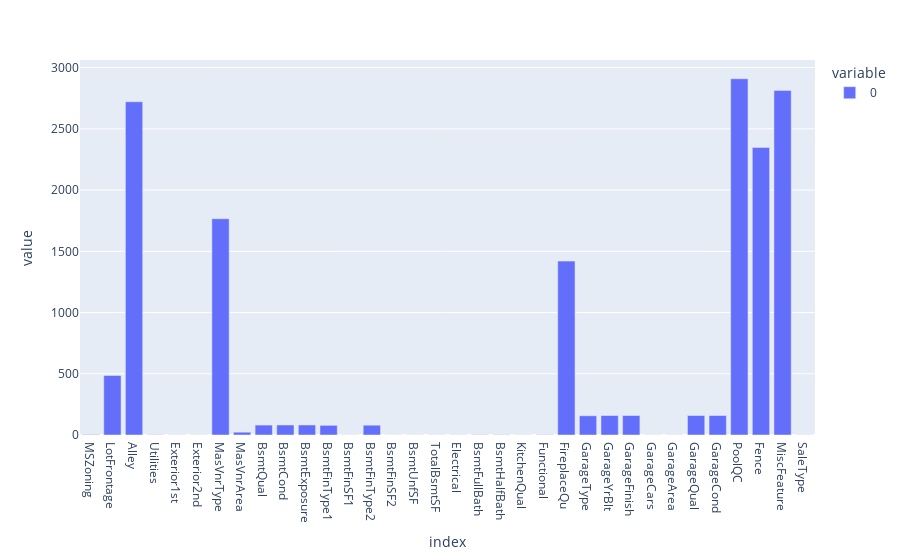

Notebook code for this chart:
### Markdown cell above
Hay muchos nulos. Vamos a visualizarlos

### Code cell
data.isna().sum()[data.isna().sum() > 0].plot.bar()

### Figure 1 — Plotly figure (JSON) as saved in the notebook; plotly's stock layout.template omitted (floating-point values rounded to 4 significant figures)
{"data": [{"alignmentgroup": "True", "hovertemplate": "variable=0<br>index=%{x}<br>value=%{y}<extra></extra>", "legendgroup": "0", "marker": {"color": "#636efa", "pattern": {"shape": ""}}, "name": "0", "offsetgroup": "0", "orientation": "v", "showlegend": true, "textposition": "auto", "type": "bar", "x": ["MSZoning", "LotFrontage", "Alley", "Utilities", "Exterior1st", "Exterior2nd", "MasVnrType", "MasVnrArea", "BsmtQual", "BsmtCond", "BsmtExposure", "BsmtFinType1", "BsmtFinSF1", "BsmtFinType2", "BsmtFinSF2", "BsmtUnfSF", "TotalBsmtSF", "Electrical", "BsmtFullBath", "BsmtHalfBath", "KitchenQual", "Functional", "FireplaceQu", "GarageType", "GarageYrBlt", "GarageFinish", "GarageCars", "GarageArea", "GarageQual", "GarageCond", "PoolQC", "Fence", "MiscFeature", "SaleType"], "xaxis": "x", "y": [4, 486, 2721, 2, 1, 1, 1766, 23, 81, 82, 82, 79, 1, 80, 1, 1, 1, 1, 2, 2, 1, 2, 1420, 157, 159, 159, 1, 1, 159, 159, 2909, 2348, 2814, 1], "yaxis": "y"}], "layout": {"barmode": "relative", "legend": {"title": {"text": "variable"}, "tracegroupgap": 0}, "margin": {"t": 60}, "xaxis": {"anchor": "y", "domain": [0, 1], "title": {"text": "index"}}, "yaxis": {"anchor": "x", "domain": [0, 1], "title": {"text": "value"}}}}
